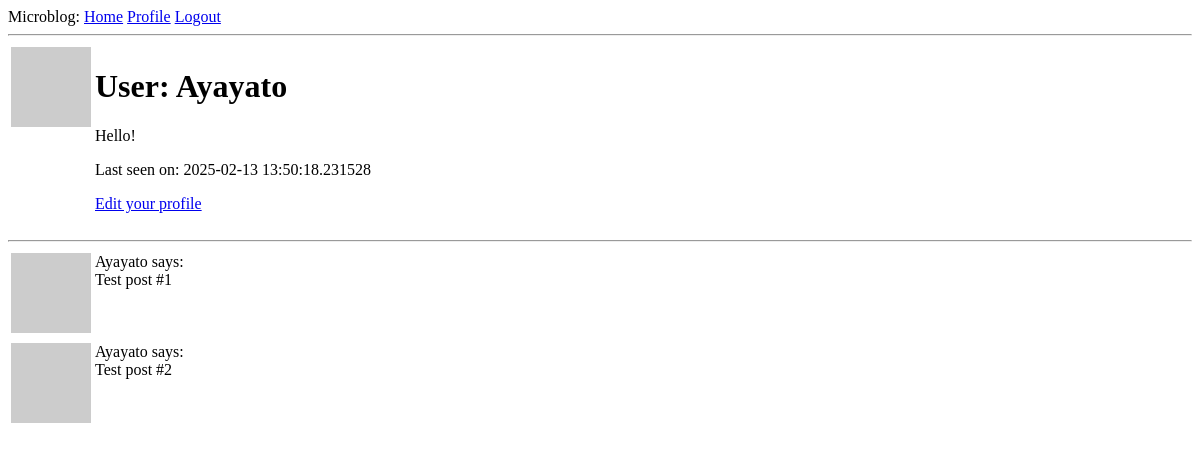
The app's page /user/Ayayato (signed in), older data.
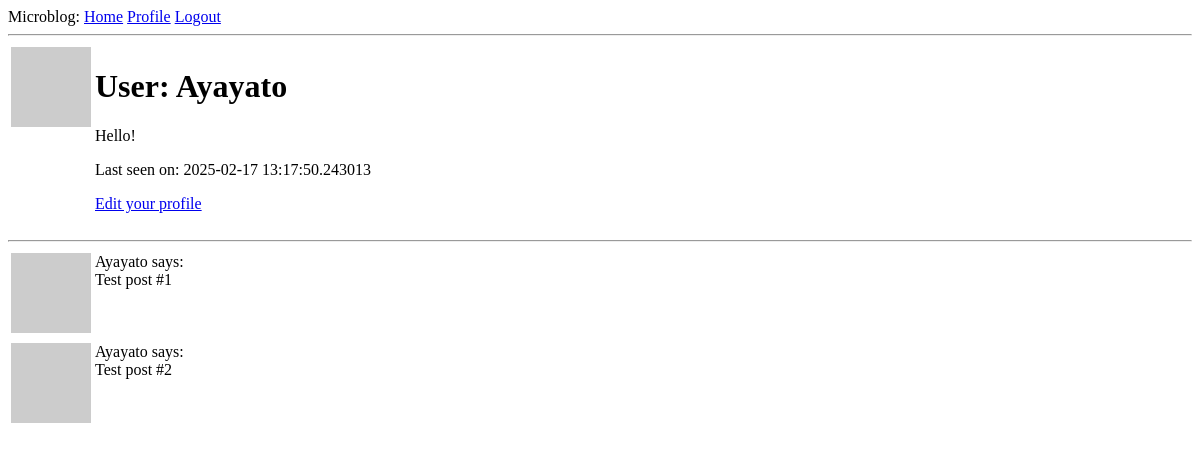
The same page, newer data.
### app/models.py (models this page shows, shortened)
class User(UserMixin, db.Model):
    id: so.Mapped[int] = so.mapped_column(primary_key=True)
    username: so.Mapped[str] = so.mapped_column(sa.String(64), index=True, unique=True)
    email: so.Mapped[str] = so.mapped_column(sa.String(120), index=True, unique=True)
    password_hash: so.Mapped[Optional[str]] = so.mapped_column(sa.String(256))
    about_me: so.Mapped[Optional[str]] = so.mapped_column(sa.String(140))
    last_seen: so.Mapped[Optional[datetime]] = so.mapped_column(
        default=lambda: datetime.now(timezone.utc))
    posts: so.WriteOnlyMapped['Post'] = so.relationship(back_populates='author')
    def avatar(self, size):
        digest = md5(self.email.lower().encode('utf-8')).hexdigest()
        return f'https://www.gravatar.com/avatar/{digest}?d=identicon&s={size}'

### app/routes.py (the view)
@app.route('/user/<username>')
@login_required
def user(username):
    user = db.first_or_404(sa.select(User).where(User.username == username))
    posts = [
        {'author': user, 'body': 'Test post #1'},
        {'author': user, 'body': 'Test post #2'}
    ]
    return render_template('user.html', user=user, posts=posts)

### app/models.py (called while the page is built)
@login.user_loader
def load_user(id):
    return db.session.get(User, int(id))

### app/routes.py (called while the page is built)
@app.before_request
def before_request():
    if current_user.is_authenticated:
        current_user.last_seen = datetime.now(timezone.utc)
        db.session.commit()

### app/templates/user.html
{% extends "base.html" %}
{% block content %}
    <table>
        <tr valign="top">
            <td><img src="{{ user.avatar(128) }}"></td>
            <td>
                <h1>User: {{ user.username }}</h1>
                {% if user.about_me %}
                    <p>{{ user.about_me }}</p>
                {% endif %}
                {% if user.last_seen %}
                    <p>Last seen on: {{ user.last_seen }}</p>
                {% endif %}
                {% if user == current_user %}
                    <p><a href="{{ url_for('edit_profile') }}">Edit your profile</a></p>
                {% endif %}
            </td>
        </tr>
    </table>
    <hr>
    {% for post in posts %}
        {% include '_post.html' %}
    {% endfor %}
{% endblock %}

### app/templates/base.html (shortened to what this page needs)
<!DOCTYPE html>
<head>
    <head>
    </head>
    <body>
        <div>
            Microblog:
            <a href="{{ url_for('index') }}">Home</a>
            {% if current_user.is_anonymous %}
            <a href="{{ url_for('login') }}">Login</a>
            {% else %}
            <a href="{{ url_for('user', username=current_user.username) }}">Profile</a>
            <a href="{{ url_for('logout') }}">Logout</a>
            {% endif %}
        </div>
        <hr>
        {% block content %}{% endblock %}
    </body>
</head>

### app/templates/_post.html
<table>
    <tr valign="top">
        <td><img src="{{ post.author.avatar(36) }}"></td>
        <td>{{ post.author.username }} says:<br>{{ post.body }}</td>
    </tr>
</table>

Row changes from the older to the newer data that the page shows:
changed User "Ayayato": last_seen "2025-02-13 13:50:18.231528" → "2025-02-17 13:17:50.243013"
